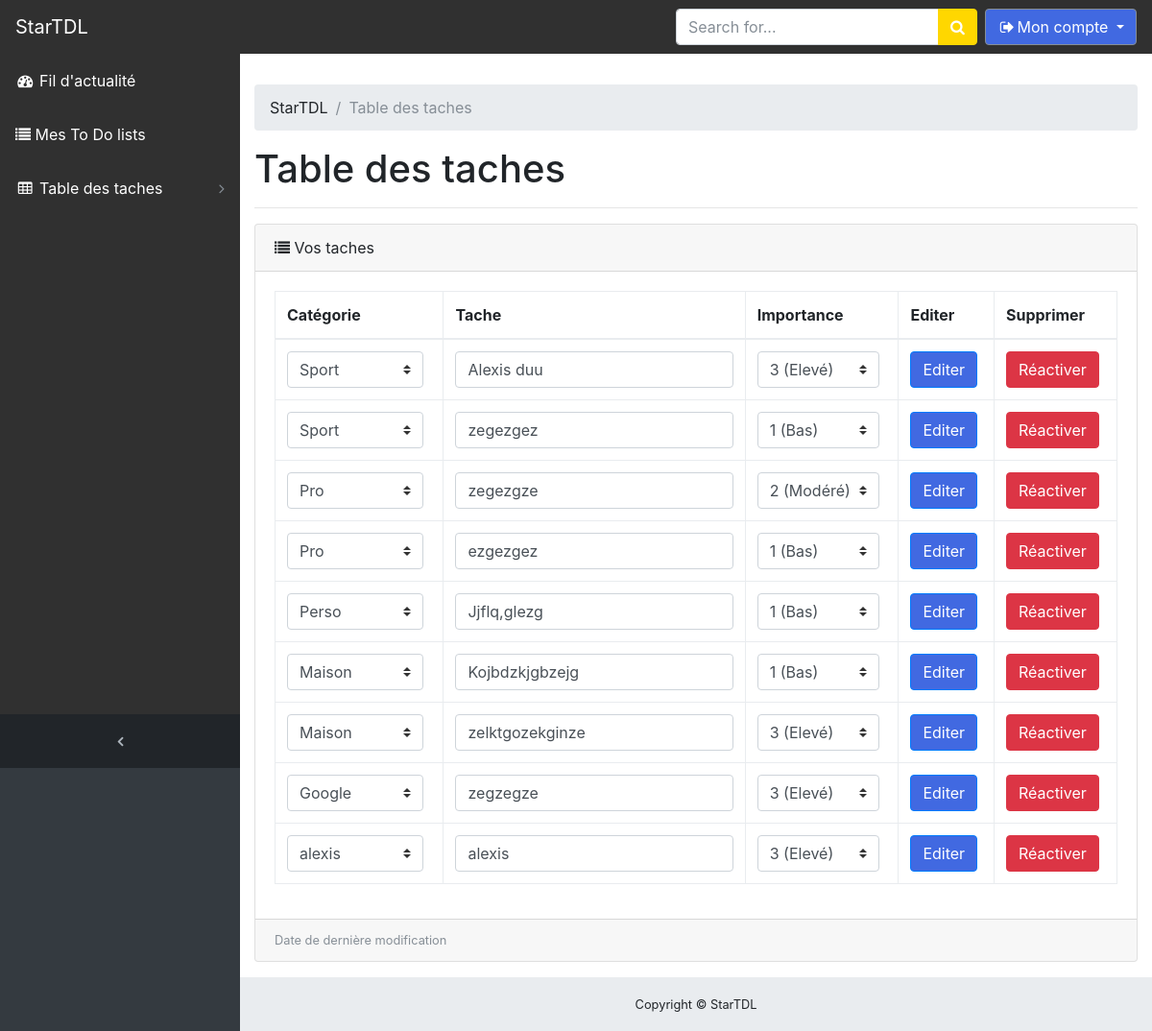
The page /controlers/indexArchives.php (signed in) on the database its author committed.
### tables this page shows
CREATE TABLE `Tache` (
  `tacheid` int(11) NOT NULL,
  `labeltache` varchar(200) NOT NULL,
  `description` varchar(200) NOT NULL,
  `lvltache` varchar(10) NOT NULL,
  `categoryId` int(11) NOT NULL,
  `tacheuserid` int(11) NOT NULL,
  `delete_at` timestamp NULL DEFAULT NULL
);

CREATE TABLE `taskcategory` (
  `id` int(11) NOT NULL,
  `name` varchar(255) NOT NULL,
  `categoryuserid` int(11) NOT NULL
);

### models/modelArchives.php (called while the page is built, shortened)
<?php
function getCateOn() {
  $bdd = getBdd();
  $CateOns = $bdd->prepare('SELECT * FROM taskcategory WHERE categoryuserid = ?');
  $CateOns->execute(array($_SESSION['userid']));
  return $CateOns->fetchAll(PDO::FETCH_ASSOC);
}
function getRead() {
  $bdd = getBdd();
  $reads = $bdd->prepare('SELECT * FROM Tache WHERE delete_at IS NOT NULL AND tacheuserid = ? ORDER BY labeltache DESC');
  $reads->execute(array($_SESSION['userid']));
  return $reads->fetchAll(PDO::FETCH_ASSOC);
}

### controlers/indexArchives.php (called while the page is built, shortened)
<?php
require '../models/modelArchives.php';
$CateOns = getCateOn();
$reads = getRead();
if($reads) {
	require '../views/vueArchives.php';
} else {
	$msgErreur = 'Tache introuvable';
	require '../views/vueErreur.php';
}
require '../templates/archives.php';

### views/vueArchives.php (the view, shortened to what this page needs)
	<?php foreach ($reads as $read): ?>
	  <tr><form action="" method="post">
	    <td>
	    	<select name="categoryId" class="custom-select">
                <?php foreach ($CateOns as $CateOn): ?>
               		<option value="<?= $CateOn['id'] ?>" <?php if($CateOn['id'] == $read['categoryId']){echo "selected";} ?> ><?= $CateOn['name'] ?></option>
				<?php endforeach; ?>
            </select>
	    </td>
	    <td>
	    	<input class="form-control" value="<?= $read['description'] ?>" type="text" name="description"/>
	    </td>
	    <td>
	    	<select name="lvltache" class="custom-select">
                <option value="1" <?php if($read['lvltache'] == 1){echo "selected";} ?>>1 (Bas)</option>
                <option value="2" <?php if($read['lvltache'] == 2){echo "selected";} ?>>2 (Modéré)</option>
                <option value="3" <?php if($read['lvltache'] == 3){echo "selected";} ?>>3 (Elevé)</option>
            </select>
	    </td>
	    <td>
	    	<input type="submit" value="Editer" name="editer" class="btn btn-primary">
	    </td>
	    <td>
	    	<input type="submit" value="Réactiver" name="reactiver" class="btn btn-danger">
	    </td>
	  </form></tr>
	<?php endforeach; ?>
<?php $archive = ob_get_clean(); ?>

### templates/archives.php (shortened to what this page needs)
<!DOCTYPE html>
<html lang="en">
<head>
  <link href="../vendor/bootstrap/css/bootstrap.min.css" rel="stylesheet">
  <link href="../vendor/font-awesome/css/font-awesome.min.css" rel="stylesheet" type="text/css">
  <link href="../css/sb-admin.css" rel="stylesheet">
  <link href="../css/style.css" rel="stylesheet">
</head>
<body class="fixed-nav sticky-footer bg-dark" id="page-top">
    <nav class="navbar navbar-expand-lg navbar-dark fixed-top" id="mainNav">
      <a class="navbar-brand" href="../index.html">StarTDL</a>
      <div class="collapse navbar-collapse" id="navbarResponsive">
        <ul class="navbar-nav navbar-sidenav" id="exampleAccordion">
          <li class="nav-item" data-toggle="tooltip" data-placement="right" title="Fil d'actualité">
            <a class="nav-link" href="#">
              <i class="fa fa-fw fa-dashboard"></i>
              <span class="nav-link-text"> Fil d'actualité</span>
            </a>
          </li>
          <li class="nav-item" data-toggle="tooltip" data-placement="right" title="Mes To Do lists">
            <a class="nav-link" href="../controlers/indexList.php">
              <i class="fa fa-list"></i>
              <span class="nav-link-text"> Mes To Do lists</span>
            </a>
          </li>
          <li class="nav-item" data-toggle="tooltip" data-placement="right" title="Components">
            <a class="nav-link nav-link-collapse collapsed" data-toggle="collapse" href="#collapseComponents" data-parent="#exampleAccordion">
              <i class="fa fa-fw fa-table"></i>
              <span class="nav-link-text"> Table des taches</span>
            </a>
          </li>
        </ul>
        <ul class="navbar-nav sidenav-toggler">
          <li class="nav-item">
            <a class="nav-link text-center" id="sidenavToggler">
              <i class="fa fa-fw fa-angle-left"></i>
            </a>
          </li>
        </ul>
        <ul class="navbar-nav ml-auto">
          <li class="nav-item">
            <form class="form-inline my-2 my-lg-0 mr-lg-2">
              <div class="input-group">
                <input class="form-control" type="text" placeholder="Search for...">
                <span class="input-group-btn">
                  <button class="btn btn-primary" id="btnprim" type="button">
                    <i class="fa fa-search"></i>
                  </button>
                </span>
              </div>
            </form>
          </li>
        </ul>
        <div class="btn-group">
          <button type="button" class="btn btn-secondary dropdown-toggle" data-toggle="dropdown" aria-haspopup="true" aria-expanded="false">
            <i class="fa fa-fw fa-sign-out"></i>Mon compte
          </button>
        </div>
      </div>
    </nav>
  <div class="content-wrapper">
    <div class="container-fluid">
      <ol class="breadcrumb">
        <li class="breadcrumb-item">
          StarTDL
        </li>
        <li class="breadcrumb-item active">Table des taches</li>
      </ol>
      <h1>Table des taches</h1>
      <hr>
      <div class="card mb-3">
        <div class="card-header">
          <i class="fa fa-list"></i> Vos taches</div>
        <div class="card-body">
          <table class="table table-bordered">
            <thead>
              <tr>
                <th scope="col">Catégorie</th>
                <th scope="col">Tache</th>
                <th scope="col">Importance</th>
                <th scope="col">Editer</th>
                <th scope="col">Supprimer</th>
              </tr>
            </thead>
            <tbody>
              <?= $archive ?>
            </tbody>
          </table>
        </div>
        <div class="card-footer small text-muted">Date de dernière modification</div>
      </div>
      <footer class="sticky-footer">
        <div class="container">
          <div class="text-center">
            <small>Copyright © StarTDL</small>
          </div>
        </div>
      </footer>
  </div>
</body>
</html>

### css/sb-admin.css (style rules this page uses)
html { position: relative; min-height: 100%; }
body { overflow-x: hidden; }
body.sticky-footer { margin-bottom: 56px; }
body.sticky-footer .content-wrapper { min-height: calc(100vh - 56px - 56px); }
body.fixed-nav { padding-top: 56px; }
.content-wrapper { min-height: calc(100vh - 56px); padding-top: 2rem; }
#mainNav .navbar-collapse { overflow: auto; max-height: 75vh; }
#mainNav .navbar-collapse .navbar-nav .nav-item .nav-link { cursor: pointer; }
#mainNav .navbar-collapse .navbar-sidenav .nav-link-collapse:after { float: right; content: '\f107'; font-family: 'FontAwesome'; }
#mainNav .navbar-collapse .navbar-sidenav .nav-link-collapse.collapsed:after { content: '\f105'; }
#mainNav .navbar-collapse .sidenav-toggler { display: none; }
@media (min-width: 992px) { #mainNav .navbar-brand { width: 250px; } }
@media (min-width: 992px) { #mainNav .navbar-collapse { overflow: visible; max-height: none; } }
@media (min-width: 992px) { #mainNav .navbar-collapse .navbar-sidenav { position: absolute; top: 0; left: 0; overflow-x: hidden; overflow-y: auto; -webkit-flex-direction: column; -ms-flex-direction: column; flex-direction: column; margin-top: 56px; } }
@media (min-width: 992px) { #mainNav .navbar-collapse .navbar-sidenav > .nav-item { width: 250px; padding: 0; } }
@media (min-width: 992px) { #mainNav .navbar-collapse .navbar-sidenav > .nav-item > .nav-link { padding: 1em; } }
#mainNav.fixed-top .sidenav-toggler { display: none; }
@media (min-width: 992px) { #mainNav.fixed-top .navbar-sidenav { height: calc(100vh - 112px); } }
@media (min-width: 992px) { #mainNav.fixed-top .sidenav-toggler { position: absolute; top: 0; left: 0; display: flex; overflow-x: hidden; overflow-y: auto; -webkit-flex-direction: column; -ms-flex-direction: column; flex-direction: column; margin-top: calc(100vh - 56px); } }
@media (min-width: 992px) { #mainNav.fixed-top .sidenav-toggler > .nav-item { width: 250px; padding: 0; } }
@media (min-width: 992px) { #mainNav.fixed-top .sidenav-toggler > .nav-item > .nav-link { padding: 1em; } }
#mainNav.fixed-top.navbar-dark .sidenav-toggler { background-color: #212529; }
#mainNav.fixed-top.navbar-dark .sidenav-toggler a i { color: #adb5bd; }
.content-wrapper { overflow-x: hidden; background: white; }
@media (min-width: 992px) { .content-wrapper { margin-left: 250px; } }
#sidenavToggler i { font-weight: 800; }
#mainNav.navbar-dark .navbar-collapse .navbar-sidenav .nav-link-collapse:after { color: #868e96; }
#mainNav.navbar-dark .navbar-collapse .navbar-sidenav > .nav-item > .nav-link { color: #ffffff; }
@media (min-width: 992px) { #mainNav.navbar-dark .navbar-collapse .navbar-sidenav { background: #303030; } }
footer.sticky-footer { position: absolute; right: 0; bottom: 0; width: 100%; height: 56px; background-color: #e9ecef; line-height: 55px; }
@media (min-width: 992px) { footer.sticky-footer { width: calc(100% - 250px); } }

### css/style.css (style rules this page uses)
#mainNav { background-color: #303030; }
#btnprim { background-color: #FFD700; border-color: #FFD700; }
.btn-primary { background-color: #4169E1; color: #ffffff; }
.btn-secondary { background-color: #4169E1; color: #ffffff; }

### rows shown on the page
tache: categoryId "Sport", description "Alexis duu", lvltache "3 (Elevé)"
tache: categoryId "Sport", description "zegezgez", lvltache "1 (Bas)"
tache: categoryId "Pro", description "zegezgze", lvltache "2 (Modéré)"
tache: categoryId "Pro", description "ezgezgez", lvltache "1 (Bas)"
tache: categoryId "Perso", description "Jjflq,glezg", lvltache "1 (Bas)"
tache: categoryId "Maison", description "Kojbdzkjgbzejg", lvltache "1 (Bas)"
tache: categoryId "Maison", description "zelktgozekginze", lvltache "3 (Elevé)"
tache: categoryId "Google", description "zegzegze", lvltache "3 (Elevé)"
tache: categoryId "alexis", description "alexis", lvltache "3 (Elevé)"
